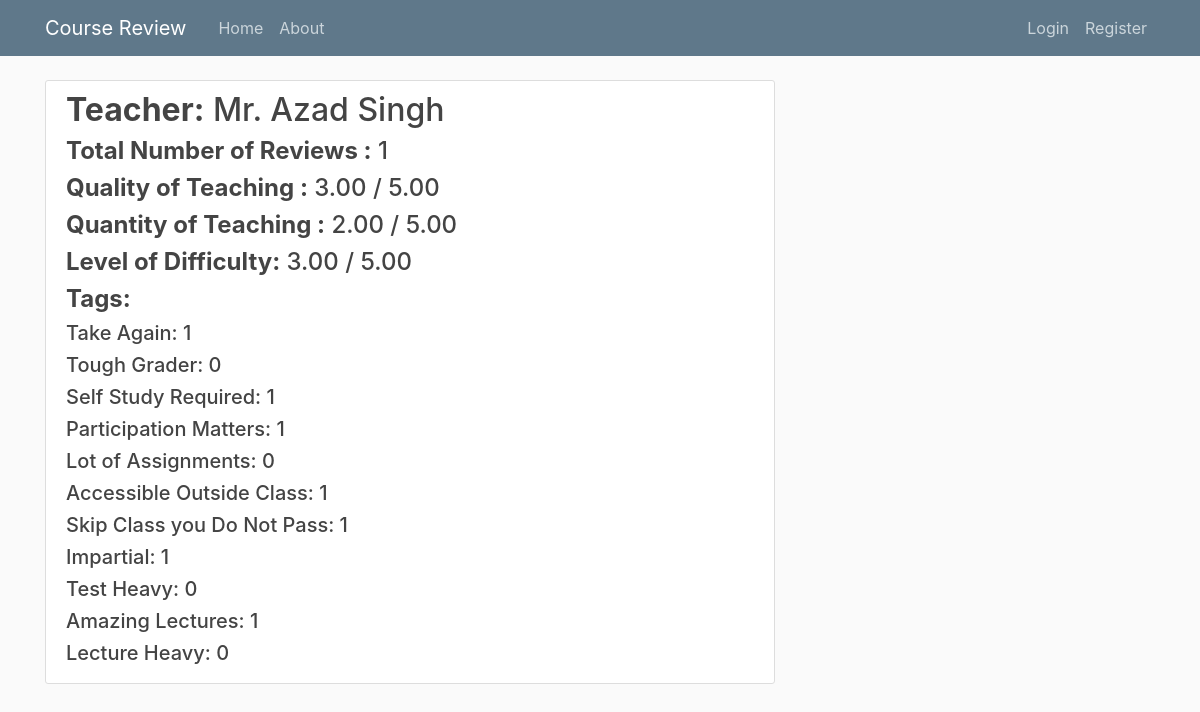
Page /teacher/7 on the committed database.
### blog/models.py (models this page shows, shortened)
class Teacher(models.Model):
	teacher_name = models.CharField(max_length=100, default="")
	quality = models.DecimalField(max_digits=20,decimal_places=2,default=Decimal('0.00'))
	quantity = models.DecimalField(max_digits=20,decimal_places=2,default=Decimal('0.00'))
	level_of_difficulty = models.DecimalField(max_digits=20,decimal_places=2,default=Decimal('0.00'))
	take_again = models.IntegerField(default=0)
	tough_grader = models.IntegerField(default=0)
	self_study_required = models.IntegerField(default=0)
	participation_matters = models.IntegerField(default=0)
	lot_of_assignment = models.IntegerField(default=0)
	accessible_outside_class = models.IntegerField(default=0)
	skip_class_you_dont_pass = models.IntegerField(default=0)
	impartial = models.IntegerField(default=0)
	test_heavy = models.IntegerField(default=0)
	amazing_lectures = models.IntegerField(default=0)
	lecture_heavy = models.IntegerField(default=0)
	total_reviews = models.IntegerField(default=0)

### blog/views.py (the view)
# urls.py: path('teacher/<int:pk>', TeacherDetailView.as_view(), name='teacher-detail'),
class TeacherDetailView(DetailView):
	model = Teacher

### blog/templates/blog/teacher_detail.html
{% extends "blog/base.html" %}
{% block content %}
	<article class="media content-section">
	  <div class="media-body">
		    <h2 class="article-title"><b>Teacher:</b> {{ object.teacher_name }}</h2>
		    <div>
		    	<h4><b>Total Number of Reviews :</b> {{ object.total_reviews }}</h4>
		    </div>
		    <div>
		    	<h4><b>Quality of Teaching :</b> {{ object.quality }} / 5.00 </h4>
		    </div>
		    <div>
		    	<h4><b>Quantity of Teaching :</b> {{ object.quantity }} / 5.00 </h4>
		    </div>
		    <div>
		    	<h4><b>Level of Difficulty:</b> {{ object.level_of_difficulty }} / 5.00 </h4>
		    </div>
		    <div>
		    	<h4><b>Tags:</b></h4>
		    	<h5>Take Again: {{ object.take_again }}</h5>
		    	<h5>Tough Grader: {{ object.tough_grader }}</h5>
		    	<h5>Self Study Required: {{ object.self_study_required }}</h5>
		    	<h5>Participation Matters: {{ object.participation_matters }}</h5>
		    	<h5>Lot of Assignments: {{ object.lot_of_assignment }}</h5>
		    	<h5>Accessible Outside Class: {{ object.accessible_outside_class }}</h5>
		    	<h5>Skip Class you Do Not Pass: {{ object.skip_class_you_dont_pass }}</h5>
		    	<h5>Impartial: {{ object.impartial }}</h5>
		    	<h5>Test Heavy: {{ object.test_heavy }}</h5>
		    	<h5>Amazing Lectures: {{ object.amazing_lectures }}</h5>
		        <h5>Lecture Heavy: {{ object.lecture_heavy }}</h5>
	        </div>
	  </div>
	</article>
{% endblock content %}

### blog/static/blog/main.css (style rules this page uses)
body { background: #fafafa; color: #333333; margin-top: 5rem; }
h1, h2, h3, h4, h5, h6 { color: #444444; }
.content-section { background: #ffffff; padding: 10px 20px; border: 1px solid #dddddd; border-radius: 3px; margin-bottom: 20px; }
.article-title { color: #444444; }

### rows in the picture
Teacher: teacher_name "Mr. Azad Singh", total_reviews "1", quality "3.00", quantity "2.00", level_of_difficulty "3.00", take_again "1", tough_grader "0", self_study_required "1", participation_matters "1", lot_of_assignment "0", accessible_outside_class "1", skip_class_you_dont_pass "1", impartial "1", test_heavy "0", amazing_lectures "1", lecture_heavy "0"
